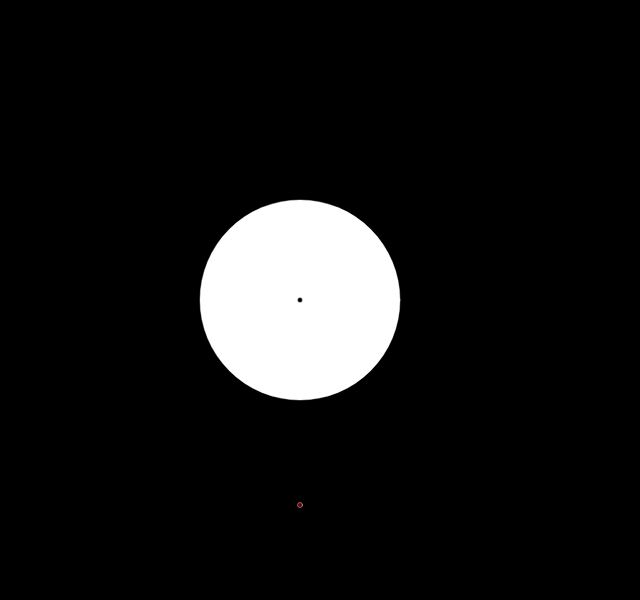
Frame 1 (no input)
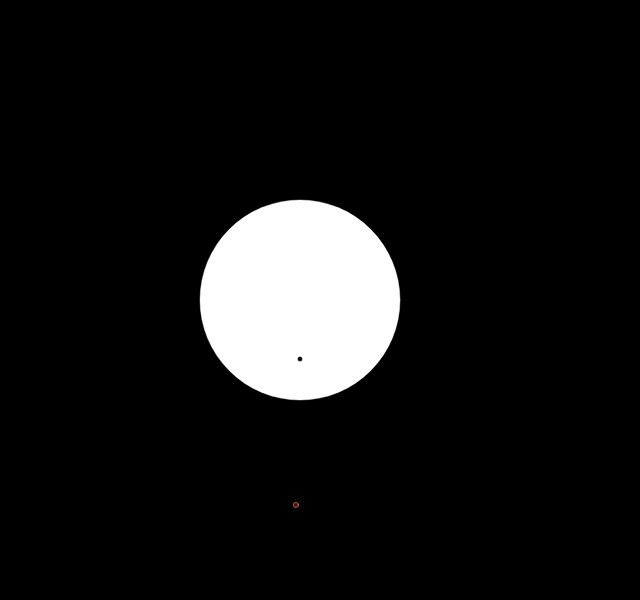
Frame 60 (no input)
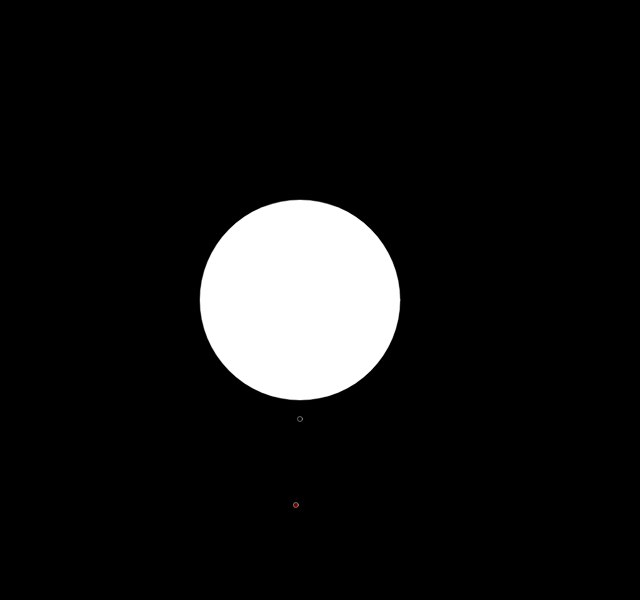
Frame 120 (the mouse pressed at the canvas centre since frame 60)

The p5.js sketch that drew these frames (run headless with seeded random() and noise() and a simulated clock; from frame 60 on, the mouse is pressed at the canvas centre):

// p5.js sketch
// ── sketch.js
var x = new Array(3);
var y = new Array(3);
var me = new Array(3);
var mymove = new Array(2);
var him = new Array(2);
var segLength = 18;
var win = 0;

function setup() {
  createCanvas(640, 600);
  strokeWeight(1);
  stroke(255, 100);
  for (var i = 0; i < x.length; i++) {
    x[i] = 0;
    y[i] = 0;
  }
  center = 300;
  rad = 200;
  me = [center, center, 0];
  him = 0;
  h_speed = 360 / ((2 * PI * rad) / 4);
}

function draw() {
  if (win == 1) {
    background(2, 100, 2);
  } else if (win == -1) {
    background(100, 2, 2);
  } else {
    background(0);
  }
  fill(255, 255, 255);
  circle(center, center, rad);

  fill(0, 0, 0);
  circle(me[0], me[1], 5);

  my_ang = myangelo(me[0], me[1]);

  fill(100, 0, 0);
  circle(center + (rad + 5) * sin(radians(him)), center + (rad + 5) * cos(radians(him)), 5);


  if (him < my_ang) {
    if (abs(him - my_ang) < 180)
      him += h_speed;
    else him -= h_speed;
  } else {
    if (abs(him - my_ang) < 180)
      him -= h_speed;
    else him += h_speed;
  }

  if (keyIsDown(ENTER)) {
    setup();
  }

  if (keyIsDown(LEFT_ARROW)) {
    me[2] += 5;
  } else if (keyIsDown(RIGHT_ARROW)) {
    me[2] -= 5;
  }

  him = (him + 360) % 360
  me[2] = me[2] % 360

  me[1] += 1 * cos(radians(me[2]))
  me[0] += 1 * sin(radians(me[2]))

  if (distance(me[0], me[1]) < rad) {
    win = 0
  }
  if (win == 0) {

    if (distance(me[0], me[1]) > rad + 5 && abs(him - my_ang) > h_speed + 1 && abs(him - my_ang) < 350) {
      win = 1
    }
    if (distance(me[0], me[1]) > rad + 5 && (abs(him - my_ang) <= h_speed + 1 || abs(him - my_ang) > 350)) {
      win = -1
    }
  }

}

function distance(x, y) {
  return (sqrt((x - center) ** 2 + (y - center) ** 2))
}

function myangelo() {
  ans = atan((center - me[0]) / (center - me[1]));
  if ((center - me[1]) >= 0) {
    ans += radians(180)
  }

  if ((center - me[1]) < 0 && (center - me[0]) > 0) {
    ans += radians(360)
  }
  if ((center - me[1]) == 0 && (center - me[0]) == 0) {
    ans = 0
  }
  return (degrees(ans));
}
